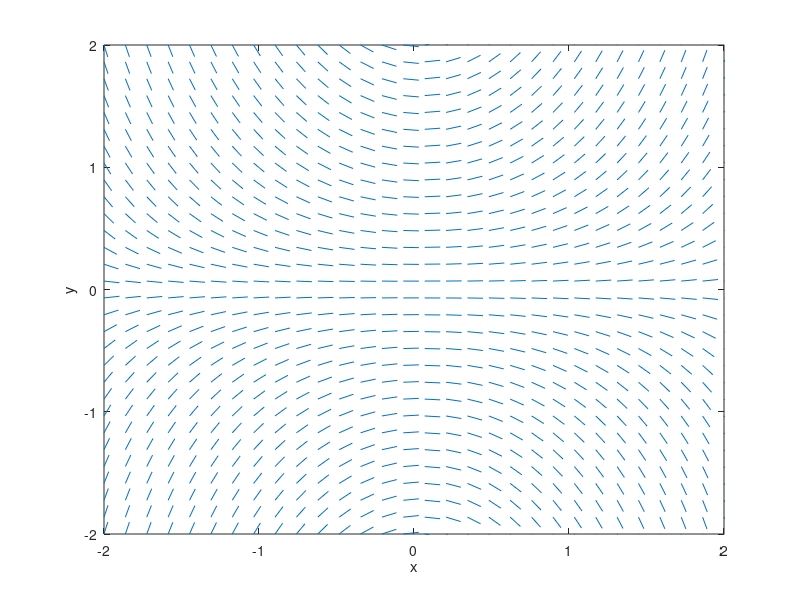
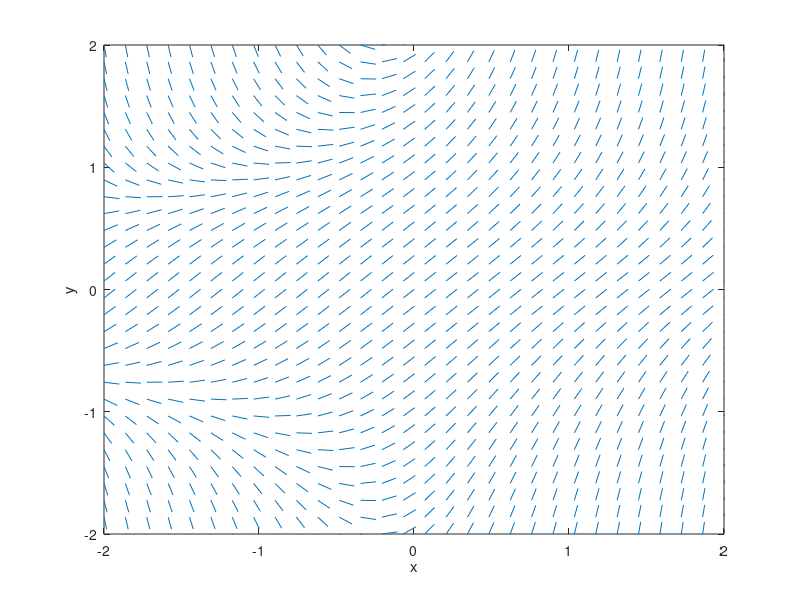
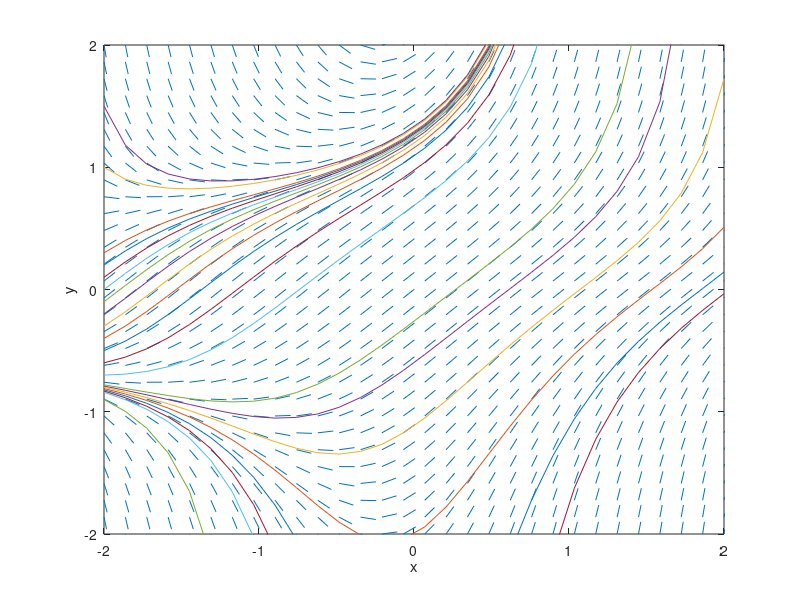

Source code (MATLAB) for these figures, in order:
% define some fixed variables for all plots
nx = 30;        % number of grid points in x direction
ny = 30;        % number of grid points in y direction
xmin = -2.0;    % minimum x value
xmax =  2.0;    % maximum x value
ymin = -2.0;    % minimum y value
ymax =  2.0;    % maximum y value

% create nx-by-ny matrices whose entries are the x and y values
[X, Y] = meshgrid(linspace(xmin,xmax,nx),linspace(ymin,ymax,ny));

% plot the slope field for y'= xy
fun1 = @(x, y) (y.*x);
DYDX = fun1(X, Y);
DY = DYDX ./ sqrt(1 + DYDX.^2);
DX = ones(length(DY)) ./ sqrt(1 + DYDX.^2);
h = quiver(X, Y, DX, DY, 4*(xmax-xmin)/nx);
set(h, "maxheadsize", 0.0);
xlim([xmin,xmax])
ylim([ymin,ymax])
xlabel('x')
ylabel('y')
saveas(gcf,'../fig/001-field1.png')

% plot the slope field for y'= x^2/(1-x^2-y^2)
fun2 = @(x, y) 1 + (x.*y.*y)
DYDX = fun2(X, Y);
DY = DYDX ./ sqrt(1 + DYDX.^2);
DX = ones(length(DY)) ./ sqrt(1 + DYDX.^2);
h = quiver(X, Y, DX, DY, 4*(xmax-xmin)/nx);
set(h, "maxheadsize", 0.0);
xlim([xmin,xmax])
ylim([ymin,ymax])
xlabel('x')
ylabel('y')
saveas(gcf,'../fig/001-field2.png')

% plot some integral curves of the latter slope field


ystarts = [-0.9,-0.84,-0.83,-0.82,-0.81,-0.80,-0.79,-0.78,-0.7,-0.6, -0.5, -0.4, -0.3, -0.2, -0.1, 0.0, 0.1, 0.2, 0.3, 1.0, 1.5]

ncurves = length(ystarts)

hold on

for m = 1:ncurves
  Z = zeros([1,nx]);
  Z(1) = ystarts(m);
  x = xmin;
  dx = (xmax-xmin)/nx;
  nsteps = 1000;  % steps per grid point
  for k = 2:nx
    Z(k) = Z(k-1);
    foo = Z(k-1);
    for j = 1:nsteps
      x = x + dx/nsteps;
      foo = foo + (dx/nsteps)*fun2(x,foo);
    end
    Z(k) = foo;
  end
  plot(linspace(xmin,xmax,nx),Z)
end

saveas(gcf,'../fig/001-curves1.png')
  


